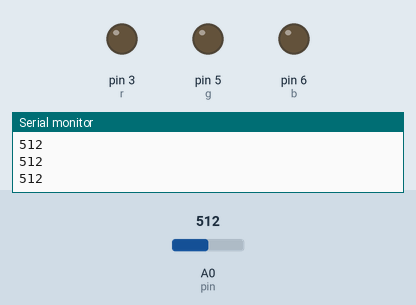
This sketch was run on a simulated Arduino Uno, built with avr-gcc and run on an emulated ATmega328P. Shown: output pins drawn as LEDs (lit = HIGH), the last lines printed to the serial monitor. The inputs (shaded band) are chosen by the test bench; at power-on: A0 (pin) = 512.

Above: at 1.2 s.
1.3 s: A0 (pin) set to 692
2.8 s: A0 (pin) set to 709
At 4.0 s:
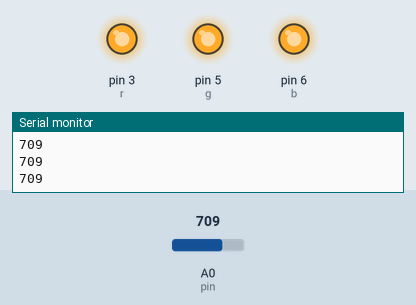
4.3 s: A0 (pin) set to 690
At 5.3 s:
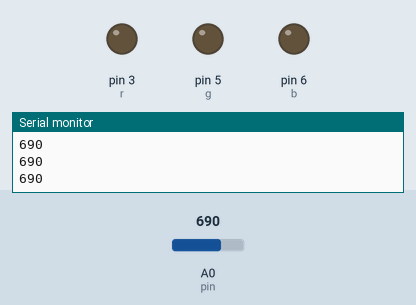
5.8 s: A0 (pin) set to 710
At 6.5 s:
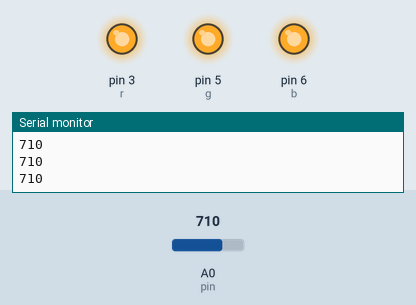
Timing chart, 0 to 8.3 s (numbered marks = the images above; inputs shaded):
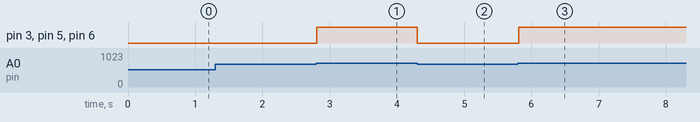

Measured:
- the behaviour switches between 700 and 701 on A0 (pin) (found by bisection; images 0 and 1)
- after the input at 2.8 s, pin 3 (r), pin 5 (g), pin 6 (b): LOW → HIGH at once
- after the input at 4.3 s, pin 3 (r), pin 5 (g), pin 6 (b): HIGH → LOW at once
- after the input at 5.8 s, pin 3 (r), pin 5 (g), pin 6 (b): LOW → HIGH at once

The sketch:

rapor3-soru6-2.ino
```cpp
int r=3,g=5,b=6,pin=A0;


void setup() {
  pinMode(r,OUTPUT);
  pinMode(g,OUTPUT);
  pinMode(b,OUTPUT);
  Serial.begin(9600);

}

void loop() {
  int ldrDeger= analogRead(pin);
  Serial.println(ldrDeger);
  if(ldrDeger<=700)
  {
    analogWrite(r,0);
    analogWrite(g,0);
    analogWrite(b,0);
  }
  else
  {
    analogWrite(r,255);
    analogWrite(g,255);
    analogWrite(b,255);
  }
}
```
